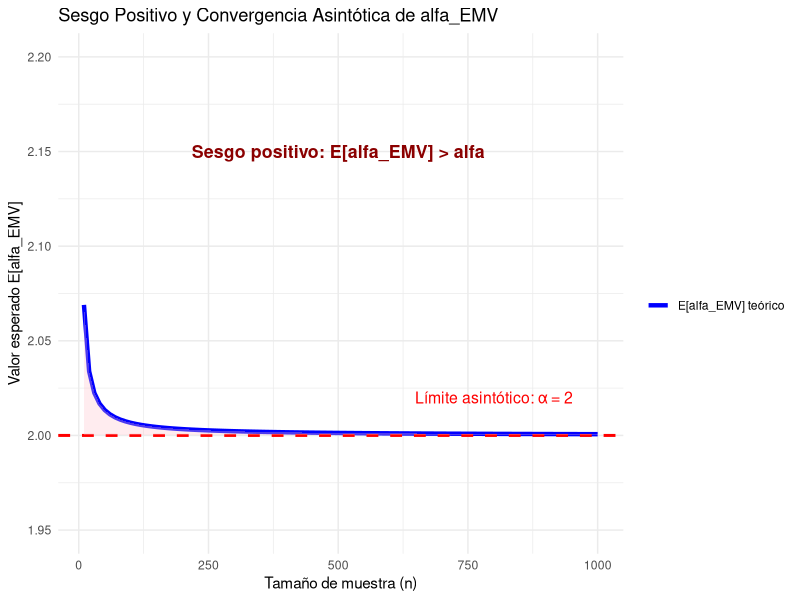
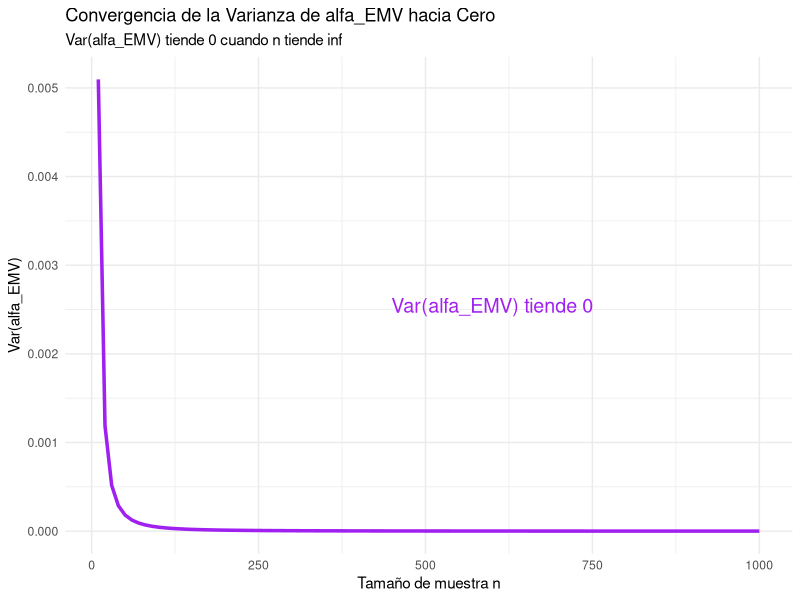
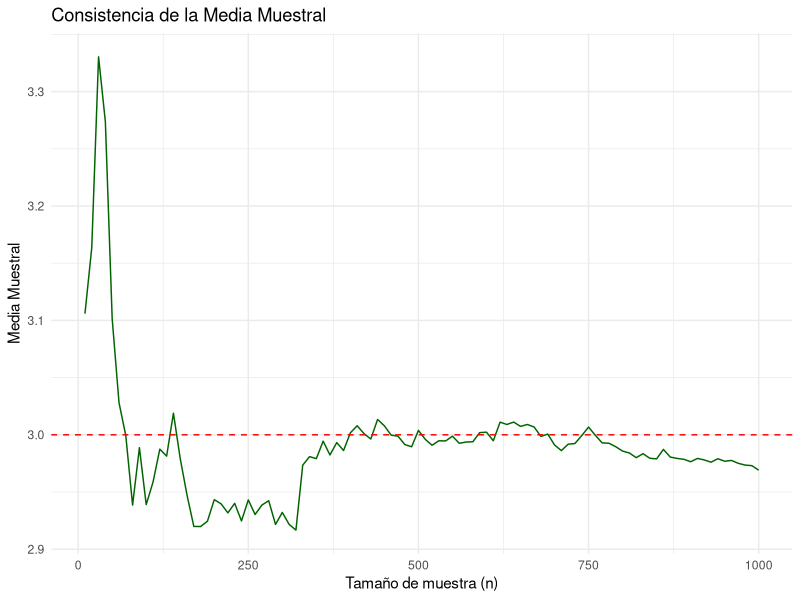
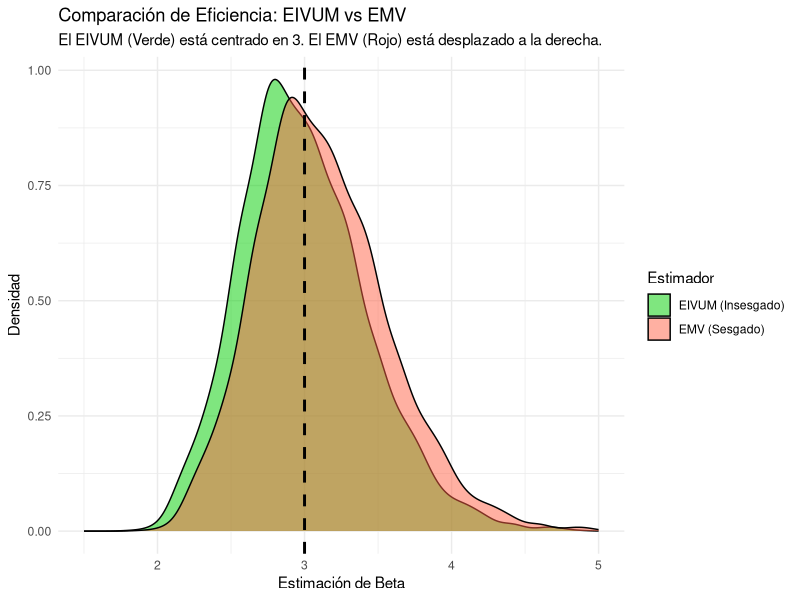
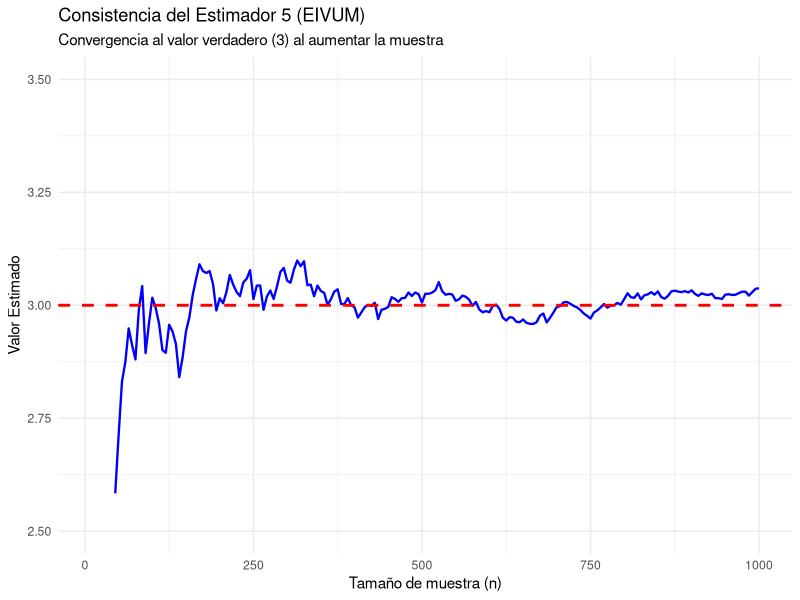

The R source for these figures, in order:
## ---- chunk 1
knitr::opts_chunk$set(echo = TRUE)
## ---- chunk 2

# 1. UNA SOLA BASE DE DATOS ORIGINAL (n = 1000)
set.seed(123)
alpha_true <- 2
beta_true <- 3
n <- 1000
reclamos <- alpha_true / (1 - runif(n))^(1/beta_true)
## ---- chunk 3
# 1. Valor observado del mínimo 
alpha_EMV_observado <- min(reclamos)
# 2. Valor esperado teórico del mínimo
E_alpha_EMV_teorico <- (n * beta_true * alpha_true) / (n * beta_true - 1)
## ---- chunk 4
print(paste("El valor observado es:", alpha_EMV_observado, "y el valor esperado es:", E_alpha_EMV_teorico))
## ---- chunk 5
# =============================================================================
# DEMOSTRACIÓN VISUAL: SESGO POSITivo Y CONVERGENCIA ASINTÓTICA
# =============================================================================
# 1. UNA SOLA BASE DE DATOS ORIGINAL (n = 1000)
set.seed(123)
alpha_true <- 2
beta_true <- 3
n_total <- 1000
reclamos <- alpha_true / (1 - runif(n_total))^(1/beta_true)

# 2. Tamaños de submuestra 
n_values <- seq(10, 1000, by = 10)

# 3. Calcular E[α_EMV] teórico para cada n
results <- data.frame(n = n_values)
results$E_teorico <- (results$n * beta_true * alpha_true) / (results$n * beta_true - 1)

# 4. Gráfico de convergencia
library(ggplot2)

ggplot(results, aes(x = n)) +
  geom_line(aes(y = E_teorico, color = "E[alfa_EMV] teórico"), linewidth = 1.5) +
  geom_hline(yintercept = alpha_true, color = "red", linetype = "dashed", linewidth = 1) +
  geom_ribbon(aes(ymin = alpha_true, ymax = E_teorico), fill = "pink", alpha = 0.3) +
  labs(
    title = "Sesgo Positivo y Convergencia Asintótica de alfa_EMV",
    x = "Tamaño de muestra (n)",
    y = "Valor esperado E[alfa_EMV]",
    color = ""
  ) +
  scale_color_manual(values = c("E[alfa_EMV] teórico" = "blue")) +
  theme_minimal() +
  annotate("text", x = 500, y = 2.15, 
           label = "Sesgo positivo: E[alfa_EMV] > alfa", 
           color = "darkred", size = 4.5, fontface = "bold") +
  annotate("text", x = 800, y = 2.02, 
           label = paste("Límite asintótico: α =", alpha_true), 
           color = "red", size = 4) +
  ylim(1.95, 2.2)
## ---- chunk 6
## Aca vemos la var de la muestra total, para ver que es cercana a 0
var_teorica <- (n * beta_true * alpha_true^2) / ((n * beta_true - 1)^2 * (n * beta_true - 2))
var_teorica
## ---- chunk 7
# =============================================================================
# GRÁFICO: VARIANZA DE α_EMV TIENDE A CERO
# =============================================================================

# Valores para el gráfico
n_var <- seq(10, 1000, by = 10)

# Varianza teórica de α_EMV 
var_teorica <- (n_var * beta_true * alpha_true^2) / ((n_var * beta_true - 1)^2 * (n_var * beta_true - 2))

results_var <- data.frame(n = n_var, varianza = var_teorica)

ggplot(results_var, aes(x = n, y = varianza)) +
  geom_line(color = "purple", linewidth = 1.2) +
  labs(
    title = "Convergencia de la Varianza de alfa_EMV hacia Cero",
    subtitle = "Var(alfa_EMV) tiende 0 cuando n tiende inf",
    x = "Tamaño de muestra n",
    y = "Var(alfa_EMV)"
  ) +
  theme_minimal() +
  annotate("text", x = 600, y = max(var_teorica)/2, 
           label = "Var(alfa_EMV) tiende 0", 
           color = "purple", size = 5) +
  ylim(0, max(var_teorica))
## ---- chunk 8
# 1. Valor observado de la media muestral
mu_muestral_obs <- mean(reclamos)

# 2. Valor esperado teórico (mu)
mu_teorico <- (beta_true * alpha_true) / (beta_true - 1)
## ---- chunk 9
print(paste("La media muestral observada es:", round(mu_muestral_obs, 5), 
            "y el valor esperado teórico es:", round(mu_teorico, 5)))
## ---- chunk 10
# Simulación de convergencia de la media
n_seq <- seq(10, 1000, by = 10)
medias_n <- sapply(n_seq, function(nn) mean(reclamos[1:nn]))

df_consistencia <- data.frame(n = n_seq, media = medias_n)

ggplot(df_consistencia, aes(x = n, y = media)) +
  geom_line(color = "darkgreen") +
  geom_hline(yintercept = mu_teorico, linetype = "dashed", color = "red") +
  labs(title = "Consistencia de la Media Muestral",
       x = "Tamaño de muestra (n)", y = "Media Muestral") +
  theme_minimal()
## ---- chunk 11
# Usamos la base de datos 'reclamos' generada en la sección 1.1
n_obs <- length(reclamos) # n = 1000
x_min_obs <- min(reclamos)

# Cálculo del estadístico T
T_obs <- sum(log(reclamos / x_min_obs))

# Cálculo del Estimador 5 (EIVUM)
beta_eivum_val <- (n_obs - 2) / T_obs

print(paste("Valor Verdadero Beta:", beta_true))
print(paste("Estimación EIVUM:", round(beta_eivum_val, 5)))
print(paste("Diferencia (Sesgo muestral):", round(beta_eivum_val - beta_true, 5)))
## ---- chunk 12
# =============================================================================
# GRÁFICO: COMPARACIÓN DE EFICIENCIA (EIVUM vs EMV)
# =============================================================================
set.seed(123)
n_sim <- 50  # Usamos n pequeño para notar diferencias visuales
N_rep <- 5000 

sim_eivum <- numeric(N_rep)
sim_emv <- numeric(N_rep)

for(i in 1:N_rep){
  # Generar Pareto
  u <- runif(n_sim)
  x <- alpha_true / (1 - u)^(1/beta_true)
  
  T_val <- sum(log(x / min(x)))
  
  sim_eivum[i] <- (n_sim - 2) / T_val
  sim_emv[i] <- n_sim / T_val
}

df_eff <- data.frame(
  Valor = c(sim_eivum, sim_emv),
  Estimador = rep(c("EIVUM (Insesgado)", "EMV (Sesgado)"), each = N_rep)
)

library(ggplot2)
ggplot(df_eff, aes(x = Valor, fill = Estimador)) +
  geom_density(alpha = 0.5) +
  geom_vline(xintercept = beta_true, linetype = "dashed", size = 1) +
  scale_fill_manual(values = c("green3", "tomato")) +
  labs(title = "Comparación de Eficiencia: EIVUM vs EMV",
       subtitle = "El EIVUM (Verde) está centrado en 3. El EMV (Rojo) está desplazado a la derecha.",
       x = "Estimación de Beta", y = "Densidad") +
  theme_minimal() +
  xlim(1.5, 5)
## ---- chunk 13
# =============================================================================
# GRÁFICO: CONSISTENCIA DEL EIVUM (CONVERGENCIA)
# =============================================================================
# Usamos la base grande 'reclamos' (n=1000)
n_seq <- seq(10, 1000, by = 5)
est_trayectoria <- numeric(length(n_seq))

for(i in 1:length(n_seq)){
  k <- n_seq[i]
  sub_x <- reclamos[1:k]
  T_sub <- sum(log(sub_x / min(sub_x)))
  est_trayectoria[i] <- (k - 2) / T_sub
}

df_cons <- data.frame(n = n_seq, Estimacion = est_trayectoria)

ggplot(df_cons, aes(x = n, y = Estimacion)) +
  geom_line(color = "blue", size = 0.8) +
  geom_hline(yintercept = beta_true, color = "red", linetype = "dashed", size = 1) +
  labs(title = "Consistencia del Estimador 5 (EIVUM)",
       subtitle = "Convergencia al valor verdadero (3) al aumentar la muestra",
       x = "Tamaño de muestra (n)", y = "Valor Estimado") +
  theme_minimal() +
  ylim(2.5, 3.5)
## ---- chunk 14
# ==============================================================================
# CÁLCULO DEL INTERVALO DE CONFIANZA EXACTO PARA BETA
# Método del Pivote (Chi-Cuadrado)
# ==============================================================================

# 1. Configuración
# Usamos la variable 'reclamos' que ya existe en el entorno
datos_analisis <- reclamos 
n <- length(datos_analisis)
nivel_confianza <- 0.95
alfa <- 1 - nivel_confianza

# 2. Cálculo de la Estadística Suficiente (T)
x_min <- min(datos_analisis)
T_stat <- sum(log(datos_analisis / x_min))

# 3. Valores Críticos de la Chi-Cuadrado
# El pivote es Q = 2*beta*T ~ Chi^2(gl = 2(n-1))
gl <- 2 * (n - 1)

chi_inf <- qchisq(alfa / 2, df = gl)      # Cola izquierda
chi_sup <- qchisq(1 - alfa / 2, df = gl)  # Cola derecha

# 4. Construcción del Intervalo
# Fórmula: [ Chi_Inf / 2T  ;  Chi_Sup / 2T ]
Limite_Inferior <- chi_inf / (2 * T_stat)
Limite_Superior <- chi_sup / (2 * T_stat)

# 5. Reporte de Resultados
cat(
  "INTERVALO DE CONFIANZA EXACTO PARA BETA\n\n",
  "Tamaño de muestra (n): ", n, "\n",
  "Estadística T: ", round(T_stat, 4), "\n",
  "Grados de Libertad: ", gl, "\n\n",
  "Límite Inferior: ", round(Limite_Inferior, 5), "\n",
  "Límite Superior: ", round(Limite_Superior, 5), "\n"
)
